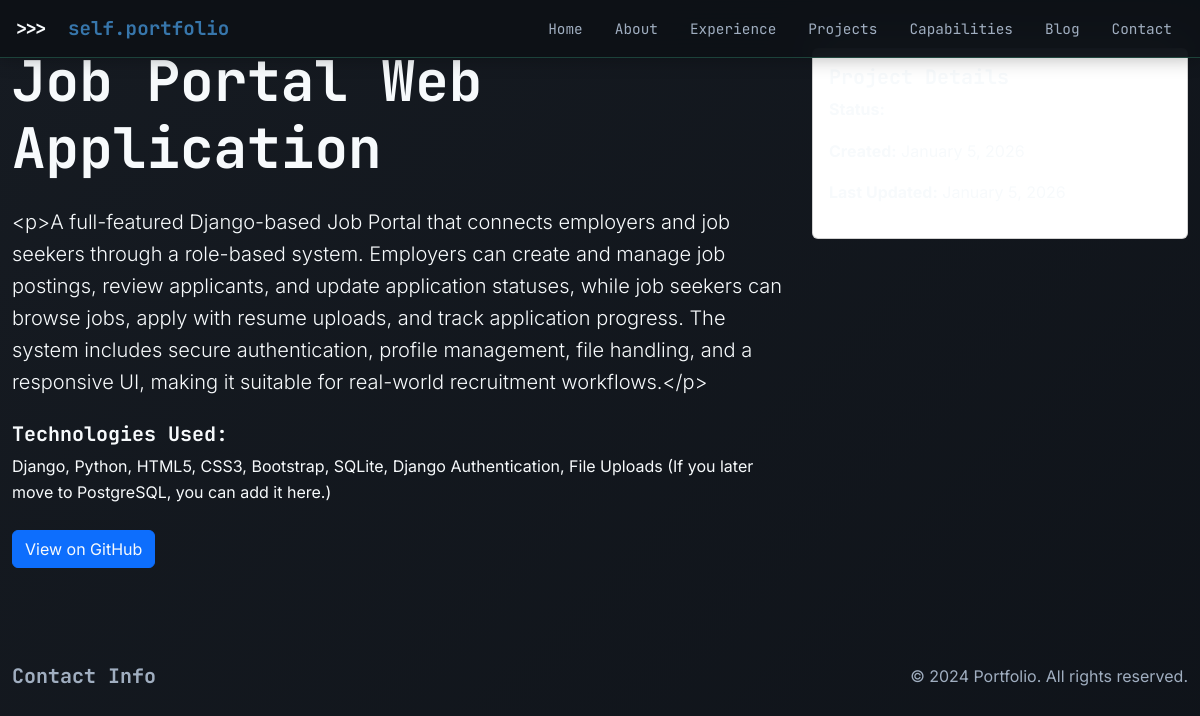
The app's page /projects/2/ with its own data.
### portfolio_app/models.py (models this page shows, shortened)
class Project(models.Model):
    CATEGORY_CHOICES = [
        ('web', 'Web Development'),
        ('app', 'Mobile App'),
        ('uiux', 'UI/UX Design'),
        ('other', 'Other'),
    ]
    title = models.CharField(max_length=200)
    description = RichTextField()
    category = models.CharField(max_length=20, choices=CATEGORY_CHOICES, default='web')
    tech_stack = models.CharField(max_length=500, help_text="Comma-separated technologies")
    thumbnail = models.ImageField(upload_to='projects/thumbnails/', blank=True, null=True)
    video_url = models.URLField(blank=True, help_text="Optional video link")
    github_link = models.URLField(blank=True)
    demo_link = models.URLField(blank=True)
    featured = models.BooleanField(default=False)
    display_order = models.PositiveIntegerField(default=0)
    created_at = models.DateTimeField(auto_now_add=True)
    updated_at = models.DateTimeField(auto_now=True)
    class Meta:
        ordering = ['-featured', 'display_order']

### portfolio_app/views.py (the view)
# urls.py: path('projects/<int:pk>/', project_detail, name='project_detail'),
def project_detail(request, pk):
    project = get_object_or_404(Project, pk=pk)
    images = project.images.all()
    return render(request, 'project_detail.html', {
        'project': project,
        'images': images,
    })

### Templates/project_detail.html (shortened to what this page needs)
{% extends 'base.html' %}
{% load static %}
{% block content %}
<section class="py-5">
    <div class="container">
        <div class="row">
            <div class="col-lg-8">
                <h1 class="display-4 fw-bold mb-4">{{ project.title }}</h1>
                <p class="lead mb-4">{{ project.description }}</p>
                <div class="mb-4">
                    <h5>Technologies Used:</h5>
                    <p>{{ project.tech_stack }}</p>
                </div>
                {% if project.github_link %}
                    <a href="{{ project.github_link }}" target="_blank" class="btn btn-primary me-2">View on GitHub</a>
                {% endif %}
            </div>
            <div class="col-lg-4">
                <div class="card">
                    <div class="card-body">
                        <h5 class="card-title">Project Details</h5>
                        <p><strong>Status:</strong> {{ project.get_status_display }}</p>
                        <p><strong>Created:</strong> {{ project.created_at|date:"F j, Y" }}</p>
                        {% if project.updated_at %}
                            <p><strong>Last Updated:</strong> {{ project.updated_at|date:"F j, Y" }}</p>
                        {% endif %}
                    </div>
                </div>
            </div>
        </div>
    </div>
</section>
{% endblock %}

### static/css/style.css (style rules this page uses)
:root { --py-blue: #3776ab; --py-blue-glow: rgba(55, 118, 171, 0.6); --py-yellow: #ffd343; --py-yellow-glow: rgba(255, 211, 67, 0.6); --django-green: #092e20; --django-light: #44b78b; --django-dark: #0a2e1f; --backend-purple: #6f42c1; --backend-purple-glow: rgba(111, 66, 193, 0.4); --code-gray: #2d3748; --terminal-green: #48bb78; --accent-orange: #ed8936; --bg-primary: #0a0e14; --bg-secondary: #1a1d23; --bg-tertiary: #21262d; --bg-code: #011627; --glass-bg: rgba(26, 29, 35, 0.95); --glass-border: rgba(68, 183, 139, 0.3); --glass-blur: 20px; --text-main: #f7fafc; --text-secondary: #a0aec0; --text-muted: #718096; --keyword: #e53e3e; --function: #d53f8c; --string: #38a169; --comment: #a0aec0; --constant: #3182ce; --shadow-sm: 0 2px 8px rgba(0, 0, 0, 0.6); --shadow-md: 0 8px 24px rgba(0, 0, 0, 0.7); --glow-blue: 0 0 20px var(--py-blue-glow); --glow-green: 0 0 20px rgba(68, 183, 139, 0.4); --glow-purple: 0 0 20px var(--backend-purple-glow); --font-mono: 'JetBrains Mono', 'Fira Code', 'Source Code Pro', monospace; --font-sans: 'Inter', 'SF Pro Display', system-ui, -apple-system, sans-serif; }
body { background-color: var(--bg-primary); color: var(--text-main); font-family: var(--font-sans); line-height: 1.6; overflow-x: hidden; }
h1, h2, h3, h4, h5, h6, .navbar-brand { font-family: var(--font-mono); font-weight: 700; }
* { transition: all 0.25s cubic-bezier(0.4, 0, 0.2, 1); }
.container { max-width: 1200px; }
body { background: linear-gradient(-45deg, #0a0e14, #1a1d23, #0d1117, #161b22); background-size: 400% 400%; animation: gradient-bg 15s ease infinite; }
body * { color: #f7fafc; }
h1, h2, h3, h4, h5, h6, p, span, div, li, a, small, strong, em { color: #f7fafc !important; }
.card, .card-body, .card-title, .card-text { color: #f7fafc !important; }
* { color: #f7fafc; }

### records on screen
Project: title "Job Portal Web Application", description "<p>A full-featured Django-based Job Portal that connects employers and job seekers through a role-based system. Employers can create and manage job postings, review applicants, and update application statuses, while job seekers can browse jobs, apply with resume uploads, and track application progress. The system includes secure authentication, profile management, file handling, and a responsive UI, making it suitable for real-world recruitment workflows.</p>", tech_stack "Django, Python, HTML5, CSS3, Bootstrap, SQLite, Django Authentication, File Uploads (If you later move to PostgreSQL, you can add it here.)"
